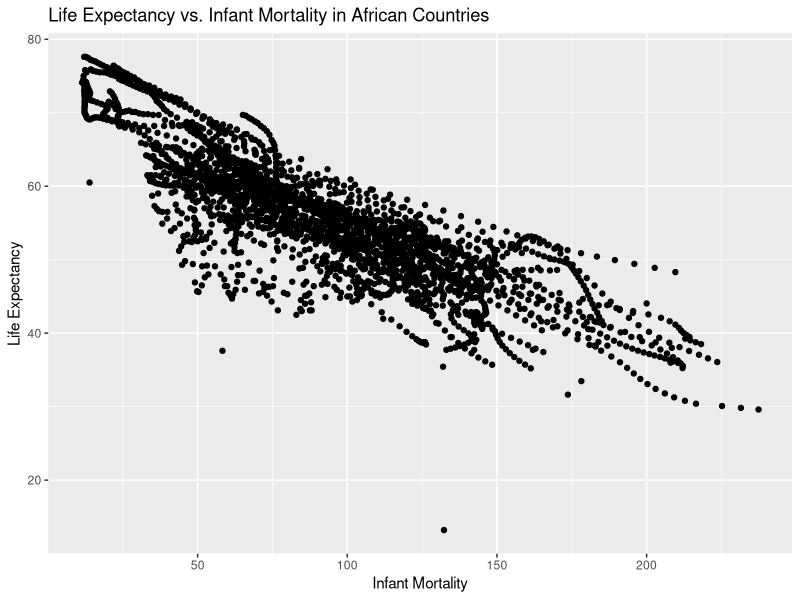
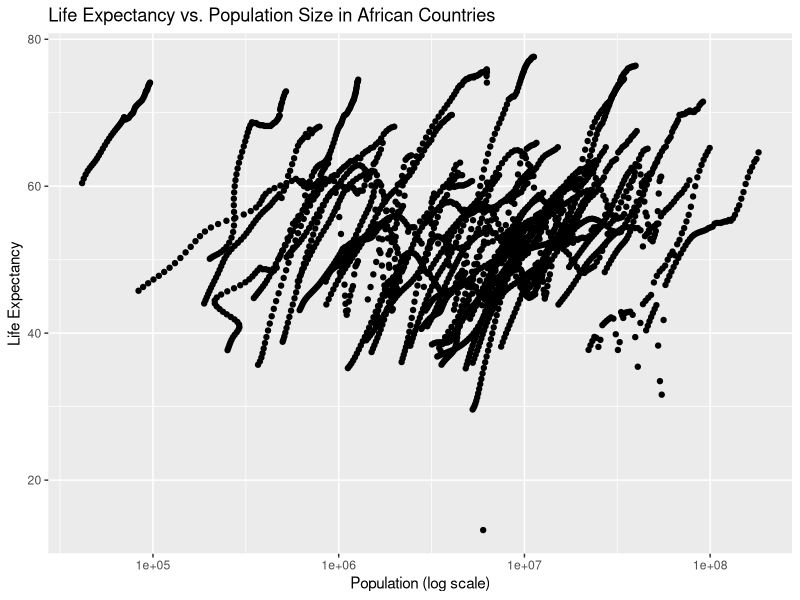
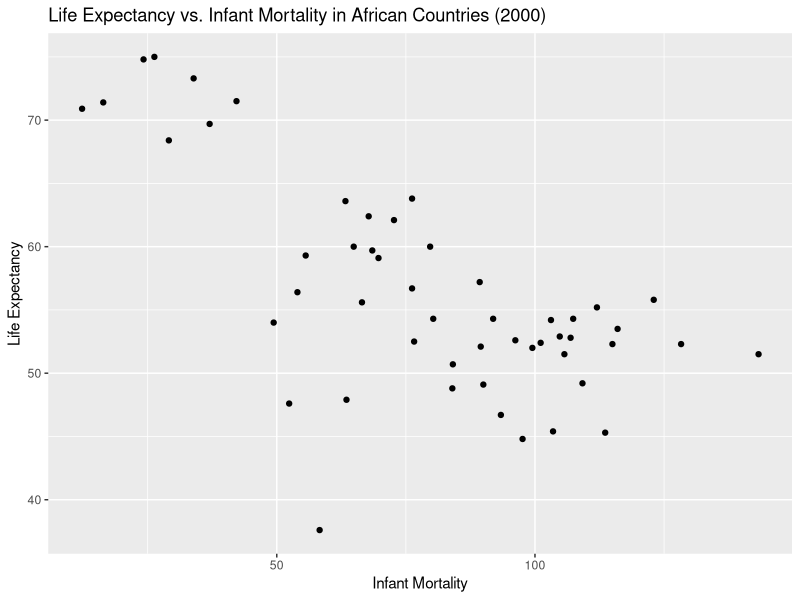
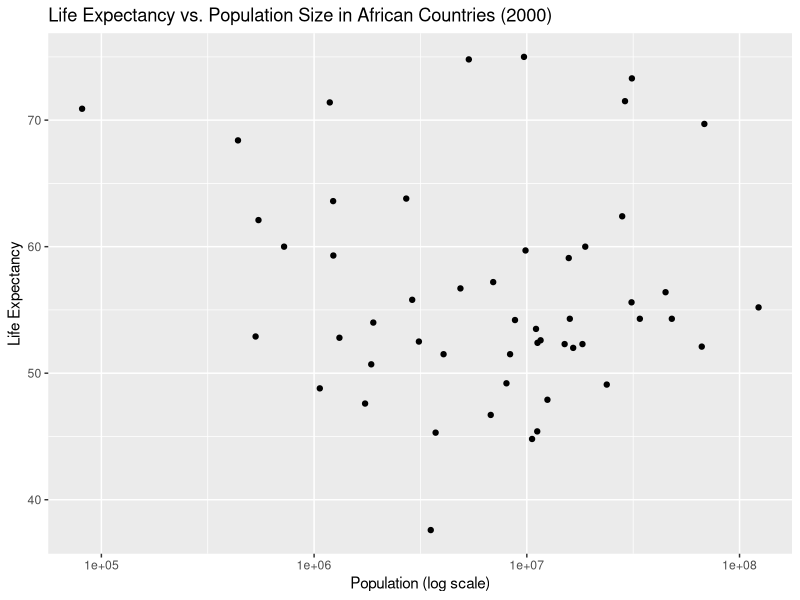

R code for these plots, in order:
## ---- chunk 1
library(dslabs)
library(ggplot2)
## ---- chunk 2
help(gapminder)

str(gapminder)
## ---- chunk 3
summary(gapminder)
## ---- chunk 4
class(gapminder)
## ---- chunk 5
africadata <- gapminder[gapminder$continent == "Africa", ]
str(africadata)
summary(africadata)
## ---- chunk 6
africa_infant_life <- africadata[, c("infant_mortality", "life_expectancy")]
africa_pop_life <- africadata[, c("population", "life_expectancy")]
## ---- chunk 7
ggplot(africa_infant_life, aes(x = infant_mortality, y = life_expectancy)) +
  geom_point() +
  labs(title = "Life Expectancy vs. Infant Mortality in African Countries",
       x = "Infant Mortality",
       y = "Life Expectancy") 
## ---- chunk 8
ggplot(africa_pop_life, aes(x = population, y = life_expectancy)) +
  geom_point() +
  scale_x_log10() +
  labs(title = "Life Expectancy vs. Population Size in African Countries",
       x = "Population (log scale)",
       y = "Life Expectancy")
## ---- chunk 9
str(africadata)
## ---- chunk 10
missing_infant_mortality <- aggregate(infant_mortality ~ year, data = africadata, function(x) sum(is.na(x)))
print(missing_infant_mortality)
## ---- chunk 11
africa_2000 <- africadata[africadata$year == 2000, ]

str(africa_2000)

summary(africa_2000)
## ---- chunk 12
ggplot(africa_2000, aes(x = infant_mortality, y = life_expectancy)) +
  geom_point() +
  labs(title = "Life Expectancy vs. Infant Mortality in African Countries (2000)",
       x = "Infant Mortality",
       y = "Life Expectancy")
## ---- chunk 13
ggplot(africa_2000, aes(x = population, y = life_expectancy)) +
  geom_point() +
  scale_x_log10() +
  labs(title = "Life Expectancy vs. Population Size in African Countries (2000)",
       x = "Population (log scale)",
       y = "Life Expectancy")
## ---- chunk 14
fit1 <- lm(life_expectancy ~ infant_mortality, data = africa_2000)
fit2 <- lm(life_expectancy ~ population, data = africa_2000)
## ---- chunk 15
summary(fit1)
summary(fit2)
